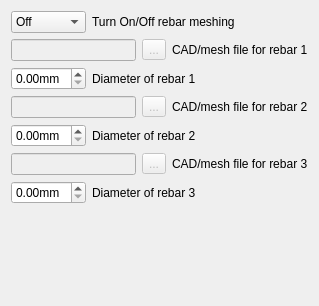
        <widget class="QWidget" name="Page3_cone">
         <layout class="QGridLayout" name="gridLayout_4">
          <item row="0" column="0">
           <layout class="QHBoxLayout" name="horizontalLayout_11">
            <item>
             <widget class="QComboBox" name="comboBox_4">
              <property name="sizePolicy">
               <sizepolicy hsizetype="Fixed" vsizetype="Fixed">
                <horstretch>0</horstretch>
                <verstretch>0</verstretch>
               </sizepolicy>
              </property>
              <property name="minimumSize">
               <size>
                <width>75</width>
                <height>0</height>
               </size>
              </property>
              <property name="maximumSize">
               <size>
                <width>75</width>
                <height>16777215</height>
               </size>
              </property>
              <item>
               <property name="text">
                <string>Off</string>
               </property>
              </item>
              <item>
               <property name="text">
                <string>On</string>
               </property>
              </item>
             </widget>
            </item>
            <item>
             <widget class="QLabel" name="textLabel2_11">
              <property name="text">
               <string>Turn On/Off rebar meshing</string>
              </property>
             </widget>
            </item>
           </layout>
          </item>
          <item row="1" column="0" colspan="2">
           <layout class="QHBoxLayout" name="horizontalLayout_12">
            <item>
             <widget class="QLineEdit" name="le_working_dir_2">
              <property name="enabled">
               <bool>false</bool>
              </property>
              <property name="minimumSize">
               <size>
                <width>125</width>
                <height>0</height>
               </size>
              </property>
              <property name="maximumSize">
               <size>
                <width>125</width>
                <height>16777215</height>
               </size>
              </property>
              <property name="readOnly">
               <bool>true</bool>
              </property>
             </widget>
            </item>
            <item>
             <widget class="QToolButton" name="readFileButton_2">
              <property name="enabled">
               <bool>false</bool>
              </property>
              <property name="text">
               <string notr="true">...</string>
              </property>
             </widget>
            </item>
            <item>
             <widget class="QLabel" name="textLabel2_15">
              <property name="text">
               <string>CAD/mesh file for rebar 1</string>
              </property>
             </widget>
            </item>
           </layout>
          </item>
          <item row="2" column="0">
           <layout class="QHBoxLayout" name="horizontalLayout_13">
            <item>
             <widget class="QDoubleSpinBox" name="doubleSpinBox_9">
              <property name="sizePolicy">
               <sizepolicy hsizetype="Fixed" vsizetype="Fixed">
                <horstretch>0</horstretch>
                <verstretch>0</verstretch>
               </sizepolicy>
              </property>
              <property name="minimumSize">
               <size>
                <width>75</width>
                <height>20</height>
               </size>
              </property>
              <property name="maximumSize">
               <size>
                <width>75</width>
                <height>16777215</height>
               </size>
              </property>
              <property name="suffix">
               <string>mm</string>
              </property>
              <property name="maximum">
               <double>999999.000000000000000</double>
              </property>
             </widget>
            </item>
            <item>
             <widget class="QLabel" name="textLabel2_12">
              <property name="text">
               <string>Diameter of rebar 1</string>
              </property>
             </widget>
            </item>
           </layout>
          </item>
          <item row="3" column="0" colspan="2">
           <layout class="QHBoxLayout" name="horizontalLayout_14">
            <item>
             <widget class="QLineEdit" name="le_working_dir_3">
              <property name="enabled">
               <bool>false</bool>
              </property>
              <property name="minimumSize">
               <size>
                <width>125</width>
                <height>0</height>
               </size>
              </property>
              <property name="maximumSize">
               <size>
                <width>125</width>
                <height>16777215</height>
               </size>
              </property>
              <property name="readOnly">
               <bool>true</bool>
              </property>
             </widget>
            </item>
            <item>
             <widget class="QToolButton" name="readFileButton_3">
              <property name="enabled">
               <bool>false</bool>
              </property>
              <property name="text">
               <string notr="true">...</string>
              </property>
             </widget>
            </item>
            <item>
             <widget class="QLabel" name="textLabel2_16">
              <property name="text">
               <string>CAD/mesh file for rebar 2</string>
              </property>
             </widget>
            </item>
           </layout>
          </item>
          <item row="4" column="0">
           <layout class="QHBoxLayout" name="horizontalLayout_15">
            <item>
             <widget class="QDoubleSpinBox" name="doubleSpinBox_10">
              <property name="sizePolicy">
               <sizepolicy hsizetype="Fixed" vsizetype="Fixed">
                <horstretch>0</horstretch>
                <verstretch>0</verstretch>
               </sizepolicy>
              </property>
              <property name="minimumSize">
               <size>
                <width>75</width>
                <height>20</height>
               </size>
              </property>
              <property name="maximumSize">
               <size>
                <width>75</width>
                <height>16777215</height>
               </size>
              </property>
              <property name="suffix">
               <string>mm</string>
              </property>
              <property name="maximum">
               <double>999999.000000000000000</double>
              </property>
             </widget>
            </item>
            <item>
             <widget class="QLabel" name="textLabel2_13">
              <property name="text">
               <string>Diameter of rebar 2</string>
              </property>
             </widget>
            </item>
           </layout>
          </item>
          <item row="5" column="0" colspan="2">
           <layout class="QHBoxLayout" name="horizontalLayout_16">
            <item>
             <widget class="QLineEdit" name="le_working_dir_4">
              <property name="enabled">
               <bool>false</bool>
              </property>
              <property name="minimumSize">
               <size>
                <width>125</width>
                <height>0</height>
               </size>
              </property>
              <property name="maximumSize">
               <size>
                <width>125</width>
                <height>16777215</height>
               </size>
              </property>
              <property name="readOnly">
               <bool>true</bool>
              </property>
             </widget>
            </item>
            <item>
             <widget class="QToolButton" name="readFileButton_4">
              <property name="enabled">
               <bool>false</bool>
              </property>
              <property name="text">
               <string notr="true">...</string>
              </property>
             </widget>
            </item>
            <item>
             <widget class="QLabel" name="textLabel2_17">
              <property name="text">
               <string>CAD/mesh file for rebar 3</string>
              </property>
             </widget>
            </item>
           </layout>
          </item>
          <item row="6" column="0">
           <layout class="QHBoxLayout" name="horizontalLayout_17">
            <item>
             <widget class="QDoubleSpinBox" name="doubleSpinBox_11">
              <property name="sizePolicy">
               <sizepolicy hsizetype="Fixed" vsizetype="Fixed">
                <horstretch>0</horstretch>
                <verstretch>0</verstretch>
               </sizepolicy>
              </property>
              <property name="minimumSize">
               <size>
                <width>75</width>
                <height>20</height>
               </size>
              </property>
              <property name="maximumSize">
               <size>
                <width>75</width>
                <height>16777215</height>
               </size>
              </property>
              <property name="suffix">
               <string>mm</string>
              </property>
              <property name="maximum">
               <double>999999.000000000000000</double>
              </property>
             </widget>
            </item>
            <item>
             <widget class="QLabel" name="textLabel2_14">
              <property name="text">
               <string>Diameter of rebar 3</string>
              </property>
             </widget>
            </item>
           </layout>
          </item>
          <item row="7" column="1">
           <spacer>
            <property name="orientation">
             <enum>Qt::Vertical</enum>
            </property>
            <property name="sizeType">
             <enum>QSizePolicy::Expanding</enum>
            </property>
            <property name="sizeHint" stdset="0">
             <size>
              <width>31</width>
              <height>91</height>
             </size>
            </property>
           </spacer>
          </item>
         </layout>
        </widget>
